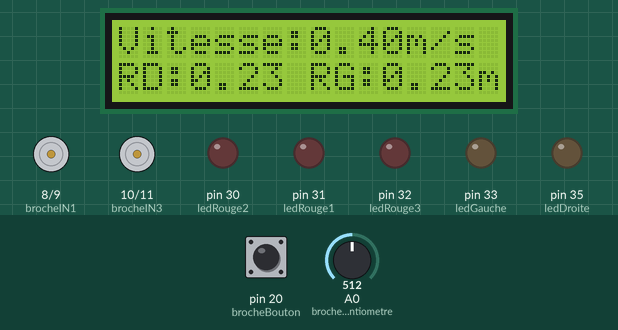
A sketch run on a simulated Arduino Mega 2560, built with avr-gcc and run on an emulated ATmega2560. Shown: 16×2 character LCD, motor-driver pin pairs drawn as motors (green arrow = first pin HIGH = forward, orange = second pin HIGH = backward, longer = more drive, scaled by the enable pin), output pins drawn as LEDs (lit = HIGH). Inputs (shaded band) come from the test bench; at power-on: pin 20 (brocheBouton) HIGH, A0 (brochePotentiometre) = 512.

Above: at 1.2 s.
1.3 s: pin 20 (brocheBouton) pulled LOW for 0.15 s
At 1.6 s:
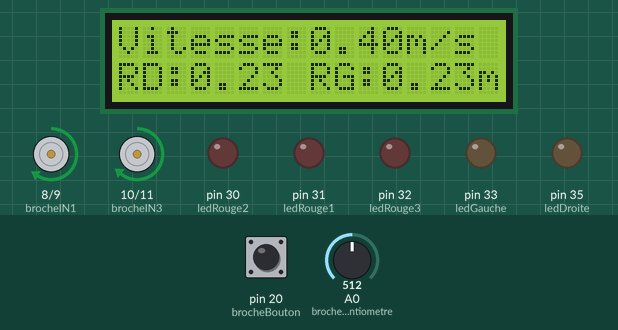
At 21.7 s:
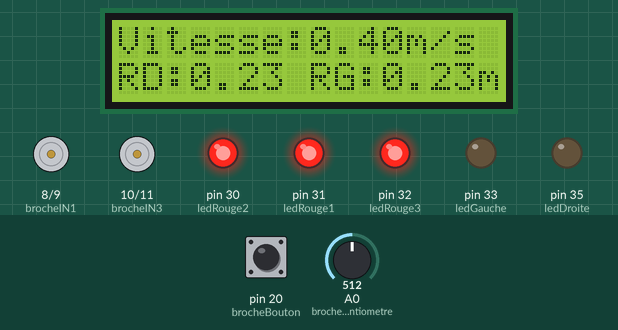
Timing chart, 0 to 22.6 s (numbered marks = the images above; inputs shaded):
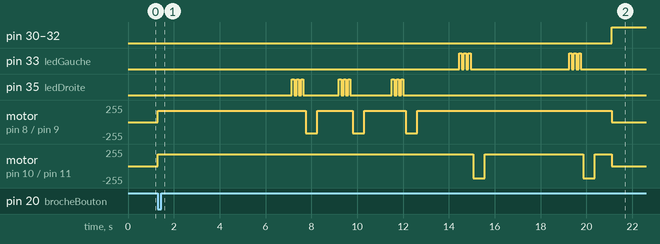

The sketch:

code_finale.ino
```cpp
#include <LiquidCrystal.h>

const int rs = 26, en = 27, d4 = 24, d5 = 22, d6 = 25, d7 = 23;
LiquidCrystal lcd(rs, en, d4, d5, d6, d7);

const int brocheENA = 7;
const int brocheIN1 = 8;
const int brocheIN2 = 9;
const int brocheENB = 12;
const int brocheIN3 = 10;
const int brocheIN4 = 11;
const int brochePotentiometre = A0;
const int brocheBouton = 20;

const int ledDroite = 35;
const int ledGauche = 33;
const int ledRouge1 = 31;
const int ledRouge2 = 30;
const int ledRouge3 = 32;

float diametreRoue = 0.065;       // en mètres
float distanceEntreRoues = 0.113; // en mètres

int buttonstate = 0 ;

void avancer(float vitesse) {
  int vitesseD = vitesse * 255;
  int vitesseG = vitesse * 255;
  digitalWrite(brocheIN1, HIGH);
  digitalWrite(brocheIN2, LOW);
  digitalWrite(brocheIN3, HIGH);
  digitalWrite(brocheIN4, LOW);
  analogWrite(brocheENA, vitesseD = 172);
  analogWrite(brocheENB, vitesseG = 180);
}

void Stop() {
    int vitesseD = 0;
  int vitesseG = 0;
  digitalWrite(brocheIN1, LOW);
  digitalWrite(brocheIN2, LOW);
  digitalWrite(brocheIN3, LOW);
  digitalWrite(brocheIN4, LOW);
  analogWrite(brocheENA, vitesseD = 0);
  analogWrite(brocheENB, vitesseG = 0);
}

void afficherVitesse(float vitesse, float vitesseD, float vitesseG) {
  lcd.setCursor(0, 0);
  lcd.print("Vitesse:");
  lcd.print(vitesse,2);
  lcd.print("m/s");
  lcd.setCursor(0, 1);
  lcd.print("RD:");
  lcd.print(vitesseD,2);

  lcd.print(" ");
  lcd.print("RG:");
  lcd.print(vitesseG,2);
  lcd.print("m/s");
}

void clignoter(int led, int duree) {
  pinMode(led, OUTPUT);
  for (int i = 0; i < duree / 200; i++) {
    digitalWrite(led, HIGH);
    delay(100);
    digitalWrite(led, LOW);
    delay(100);
  }
}

void tournerDroite() {
  clignoter(ledDroite, 700);
  digitalWrite(brocheIN1, LOW);
  digitalWrite(brocheIN2, HIGH);
  digitalWrite(brocheIN3, HIGH);
  digitalWrite(brocheIN4, LOW);
  delay(500);
}

void tournerGauche() {
  clignoter(ledGauche, 700);
  digitalWrite(brocheIN1, HIGH);
  digitalWrite(brocheIN2, LOW);
  digitalWrite(brocheIN3, LOW);
  digitalWrite(brocheIN4, HIGH);
  delay(500);
}

void allumerLedsRouges() {
  digitalWrite(ledRouge1, HIGH);
  digitalWrite(ledRouge2, HIGH);
  digitalWrite(ledRouge3, HIGH);
}

void eteindreLedsRouges() {
  digitalWrite(ledRouge1, LOW);
  digitalWrite(ledRouge2, LOW);
  digitalWrite(ledRouge3, LOW);
}

void setup() {
  pinMode(brocheENA, OUTPUT);
  pinMode(brocheIN1, OUTPUT);
  pinMode(brocheIN2, OUTPUT);
  pinMode(brocheENB, OUTPUT);
  pinMode(brocheIN3, OUTPUT);
  pinMode(brocheIN4, OUTPUT);
  pinMode(brochePotentiometre, INPUT);
  pinMode(brocheBouton, INPUT_PULLUP);

  pinMode(ledDroite, OUTPUT);
  pinMode(ledGauche, OUTPUT);
  pinMode(ledRouge1, OUTPUT);
  pinMode(ledRouge2, OUTPUT);
  pinMode(ledRouge3, OUTPUT);

  lcd.begin(16, 2);
}

void loop() {


  int valeurPotentiometre = analogRead(brochePotentiometre);
  float vitesse = map(valeurPotentiometre, 0, 1023, 0, 5) / 5.0;
  float vitesseD = vitesse * (diametreRoue / 2) / (distanceEntreRoues / 2);
  float vitesseG = vitesse * (diametreRoue / 2) / (distanceEntreRoues / 2);

  afficherVitesse(vitesse, vitesseD, vitesseG); // Affiche la vitesse sur l'écran LCD

  buttonstate = digitalRead(brocheBouton);


   if(buttonstate == LOW){
  avancer(vitesse);
  delay(5852); // 1 mètre
  tournerDroite();
  avancer(vitesse);
  delay(953); // 0.5 mètre

  tournerDroite();
  avancer(vitesse);
  delay(1209); // 0.5 mètre


  tournerDroite();
  avancer(vitesse);
  delay(1840); // 0.5 mètre

  tournerGauche();
  avancer(vitesse);
  delay(3700); // 0.5 mètre

  tournerGauche();
  avancer(vitesse);
  delay(750); // 0.5

  allumerLedsRouges();
  Stop();
}
}
```

Measured:
- after the input at 1.3 s, pin 30 (ledRouge2), pin 31 (ledRouge1): LOW → HIGH after 19.8 s
